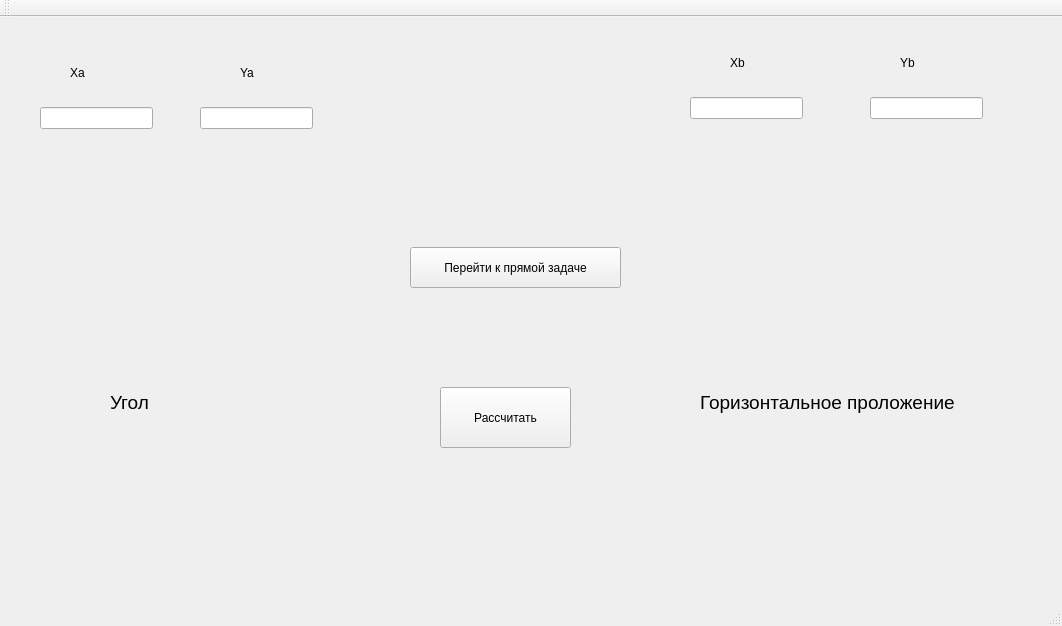
<?xml version="1.0" encoding="UTF-8"?>
<ui version="4.0">
 <class>MainWindow</class>
 <widget class="QMainWindow" name="MainWindow">
  <property name="geometry">
   <rect>
    <x>0</x>
    <y>0</y>
    <width>1062</width>
    <height>626</height>
   </rect>
  </property>
  <property name="windowTitle">
   <string>MainWindow</string>
  </property>
  <widget class="QWidget" name="centralWidget">
   <widget class="QStackedWidget" name="stackedWidget">
    <property name="geometry">
     <rect>
      <x>0</x>
      <y>0</y>
      <width>1061</width>
      <height>581</height>
     </rect>
    </property>
    <property name="currentIndex">
     <number>1</number>
    </property>
    <widget class="QWidget" name="page">
     <widget class="QPushButton" name="pushButton_answer">
      <property name="geometry">
       <rect>
        <x>400</x>
        <y>450</y>
        <width>151</width>
        <height>61</height>
       </rect>
      </property>
      <property name="text">
       <string>Рассчитать</string>
      </property>
     </widget>
     <widget class="QLabel" name="label_Xa">
      <property name="geometry">
       <rect>
        <x>90</x>
        <y>70</y>
        <width>121</width>
        <height>31</height>
       </rect>
      </property>
      <property name="text">
       <string>Xa</string>
      </property>
     </widget>
     <widget class="QLabel" name="label_Ya">
      <property name="geometry">
       <rect>
        <x>320</x>
        <y>70</y>
        <width>121</width>
        <height>31</height>
       </rect>
      </property>
      <property name="text">
       <string>Ya</string>
      </property>
     </widget>
     <widget class="QLabel" name="label_Xb">
      <property name="geometry">
       <rect>
        <x>50</x>
        <y>390</y>
        <width>121</width>
        <height>31</height>
       </rect>
      </property>
      <property name="text">
       <string>Xb</string>
      </property>
     </widget>
     <widget class="QLabel" name="label_angl">
      <property name="geometry">
       <rect>
        <x>590</x>
        <y>70</y>
        <width>121</width>
        <height>31</height>
       </rect>
      </property>
      <property name="text">
       <string>Угол</string>
      </property>
     </widget>
     <widget class="QLabel" name="label_Yb">
      <property name="geometry">
       <rect>
        <x>810</x>
        <y>370</y>
        <width>121</width>
        <height>31</height>
       </rect>
      </property>
      <property name="text">
       <string>Yb</string>
      </property>
     </widget>
     <widget class="QLabel" name="label_d">
      <property name="geometry">
       <rect>
        <x>840</x>
        <y>70</y>
        <width>181</width>
        <height>31</height>
       </rect>
      </property>
      <property name="text">
       <string>Горизонтальное проложение</string>
      </property>
     </widget>
     <widget class="QLineEdit" name="lineEdit_Xa">
      <property name="geometry">
       <rect>
        <x>50</x>
        <y>120</y>
        <width>113</width>
        <height>22</height>
       </rect>
      </property>
     </widget>
     <widget class="QLineEdit" name="lineEdit_Ya">
      <property name="geometry">
       <rect>
        <x>280</x>
        <y>120</y>
        <width>113</width>
        <height>22</height>
       </rect>
      </property>
     </widget>
     <widget class="QLineEdit" name="lineEdit_angl">
      <property name="geometry">
       <rect>
        <x>550</x>
        <y>120</y>
        <width>113</width>
        <height>22</height>
       </rect>
      </property>
     </widget>
     <widget class="QLineEdit" name="lineEdit_d">
      <property name="geometry">
       <rect>
        <x>870</x>
        <y>120</y>
        <width>113</width>
        <height>22</height>
       </rect>
      </property>
     </widget>
     <widget class="QPushButton" name="pushButton_changeTask">
      <property name="geometry">
       <rect>
        <x>370</x>
        <y>240</y>
        <width>221</width>
        <height>51</height>
       </rect>
      </property>
      <property name="text">
       <string>Перейти к обратной задаче</string>
      </property>
     </widget>
     <widget class="QLabel" name="label_Xb_2">
      <property name="geometry">
       <rect>
        <x>30</x>
        <y>440</y>
        <width>101</width>
        <height>41</height>
       </rect>
      </property>
      <property name="text">
       <string/>
      </property>
     </widget>
     <widget class="QLabel" name="label_Yb_2">
      <property name="geometry">
       <rect>
        <x>790</x>
        <y>430</y>
        <width>121</width>
        <height>31</height>
       </rect>
      </property>
      <property name="text">
       <string/>
      </property>
     </widget>
    </widget>
    <widget class="QWidget" name="page_2">
     <widget class="QPushButton" name="pushButton_changeTask_back">
      <property name="geometry">
       <rect>
        <x>410</x>
        <y>230</y>
        <width>211</width>
        <height>41</height>
       </rect>
      </property>
      <property name="text">
       <string>Перейти к прямой задаче</string>
      </property>
     </widget>
     <widget class="QLabel" name="label_Xa_reverse">
      <property name="geometry">
       <rect>
        <x>70</x>
        <y>40</y>
        <width>71</width>
        <height>31</height>
       </rect>
      </property>
      <property name="text">
       <string>Xa</string>
      </property>
     </widget>
     <widget class="QLabel" name="label_Ya_reverse">
      <property name="geometry">
       <rect>
        <x>240</x>
        <y>40</y>
        <width>71</width>
        <height>31</height>
       </rect>
      </property>
      <property name="text">
       <string>Ya</string>
      </property>
     </widget>
     <widget class="QLabel" name="label_Xb_reverse">
      <property name="geometry">
       <rect>
        <x>730</x>
        <y>30</y>
        <width>71</width>
        <height>31</height>
       </rect>
      </property>
      <property name="text">
       <string>Xb</string>
      </property>
     </widget>
     <widget class="QLabel" name="label_Yb_reverse">
      <property name="geometry">
       <rect>
        <x>900</x>
        <y>30</y>
        <width>71</width>
        <height>31</height>
       </rect>
      </property>
      <property name="text">
       <string>Yb</string>
      </property>
     </widget>
     <widget class="QLineEdit" name="lineEdit_Xa_reverse">
      <property name="geometry">
       <rect>
        <x>40</x>
        <y>90</y>
        <width>113</width>
        <height>22</height>
       </rect>
      </property>
     </widget>
     <widget class="QLineEdit" name="lineEdit_Ya_reverse">
      <property name="geometry">
       <rect>
        <x>200</x>
        <y>90</y>
        <width>113</width>
        <height>22</height>
       </rect>
      </property>
     </widget>
     <widget class="QLineEdit" name="lineEdit_Xb_reverse">
      <property name="geometry">
       <rect>
        <x>690</x>
        <y>80</y>
        <width>113</width>
        <height>22</height>
       </rect>
      </property>
     </widget>
     <widget class="QLineEdit" name="lineEdit_Yb_reverse">
      <property name="geometry">
       <rect>
        <x>870</x>
        <y>80</y>
        <width>113</width>
        <height>22</height>
       </rect>
      </property>
     </widget>
     <widget class="QPushButton" name="pushButton">
      <property name="geometry">
       <rect>
        <x>440</x>
        <y>370</y>
        <width>131</width>
        <height>61</height>
       </rect>
      </property>
      <property name="text">
       <string>Рассчитать</string>
      </property>
     </widget>
     <widget class="QLabel" name="label_dir_angle">
      <property name="geometry">
       <rect>
        <x>110</x>
        <y>370</y>
        <width>101</width>
        <height>31</height>
       </rect>
      </property>
      <property name="font">
       <font>
        <pointsize>14</pointsize>
       </font>
      </property>
      <property name="text">
       <string>Угол</string>
      </property>
     </widget>
     <widget class="QLabel" name="label_dir_angle_ans">
      <property name="geometry">
       <rect>
        <x>70</x>
        <y>420</y>
        <width>181</width>
        <height>71</height>
       </rect>
      </property>
      <property name="font">
       <font>
        <pointsize>14</pointsize>
       </font>
      </property>
      <property name="text">
       <string/>
      </property>
     </widget>
     <widget class="QLabel" name="label">
      <property name="geometry">
       <rect>
        <x>700</x>
        <y>370</y>
        <width>321</width>
        <height>31</height>
       </rect>
      </property>
      <property name="font">
       <font>
        <pointsize>14</pointsize>
       </font>
      </property>
      <property name="text">
       <string>Горизонтальное проложение</string>
      </property>
     </widget>
     <widget class="QLabel" name="label_d_reverse">
      <property name="geometry">
       <rect>
        <x>750</x>
        <y>430</y>
        <width>181</width>
        <height>41</height>
       </rect>
      </property>
      <property name="font">
       <font>
        <pointsize>14</pointsize>
       </font>
      </property>
      <property name="text">
       <string/>
      </property>
     </widget>
    </widget>
   </widget>
  </widget>
  <widget class="QMenuBar" name="menuBar">
   <property name="geometry">
    <rect>
     <x>0</x>
     <y>0</y>
     <width>1062</width>
     <height>26</height>
    </rect>
   </property>
  </widget>
  <widget class="QToolBar" name="mainToolBar">
   <attribute name="toolBarArea">
    <enum>TopToolBarArea</enum>
   </attribute>
   <attribute name="toolBarBreak">
    <bool>false</bool>
   </attribute>
  </widget>
  <widget class="QStatusBar" name="statusBar"/>
 </widget>
 <layoutdefault spacing="6" margin="11"/>
 <resources/>
 <connections/>
</ui>
